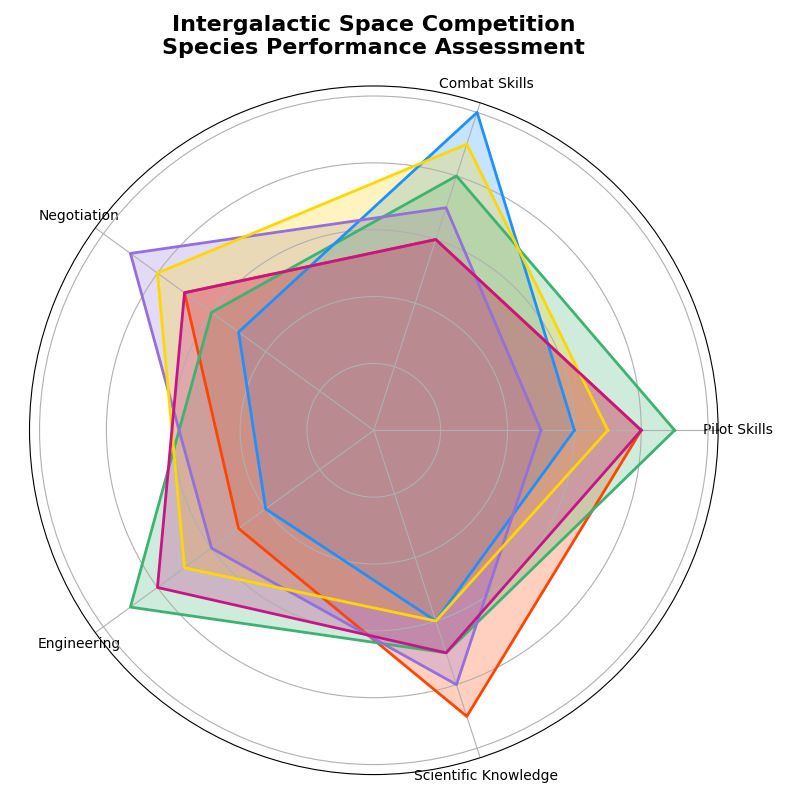

Source code (Python):
import numpy as np
import matplotlib.pyplot as plt

skills = ['Pilot Skills', 'Combat Skills', 'Negotiation', 'Engineering', 'Scientific Knowledge']
species = ['Humanoids', 'Cyborgs', 'Xenomorphs', 'Avians', 'Robots', 'Aquatics']

performance = np.array([
    [8, 6, 7, 5, 9],  # Humanoids
    [9, 8, 6, 9, 7],  # Cyborgs
    [6, 10, 5, 4, 6], # Xenomorphs
    [5, 7, 9, 6, 8],  # Avians
    [7, 9, 8, 7, 6],  # Robots
    [8, 6, 7, 8, 7]   # Aquatics
])

num_skills = len(skills)

def create_radar_chart(title, labels, data, categories):
    angles = np.linspace(0, 2 * np.pi, num_skills, endpoint=False).tolist()
    angles += angles[:1]

    data = np.concatenate((data, data[:, [0]]), axis=1)

    fig, ax = plt.subplots(figsize=(8, 8), subplot_kw=dict(polar=True))

    colors = ['#FF4500', '#3CB371', '#1E90FF', '#9370DB', '#FFD700', '#C71585']
    for idx, (d, color) in enumerate(zip(data, colors)):
        ax.fill(angles, d, color=color, alpha=0.25)
        ax.plot(angles, d, color=color, linewidth=2)

    ax.set_yticklabels([])
    ax.set_xticks(angles[:-1])
    ax.set_xticklabels(labels, fontsize=10)

    plt.title(title, size=16, fontweight='bold', pad=20, va='bottom')

    plt.tight_layout()
    plt.show()

create_radar_chart(
    "Intergalactic Space Competition\nSpecies Performance Assessment",
    skills, performance, species
)
